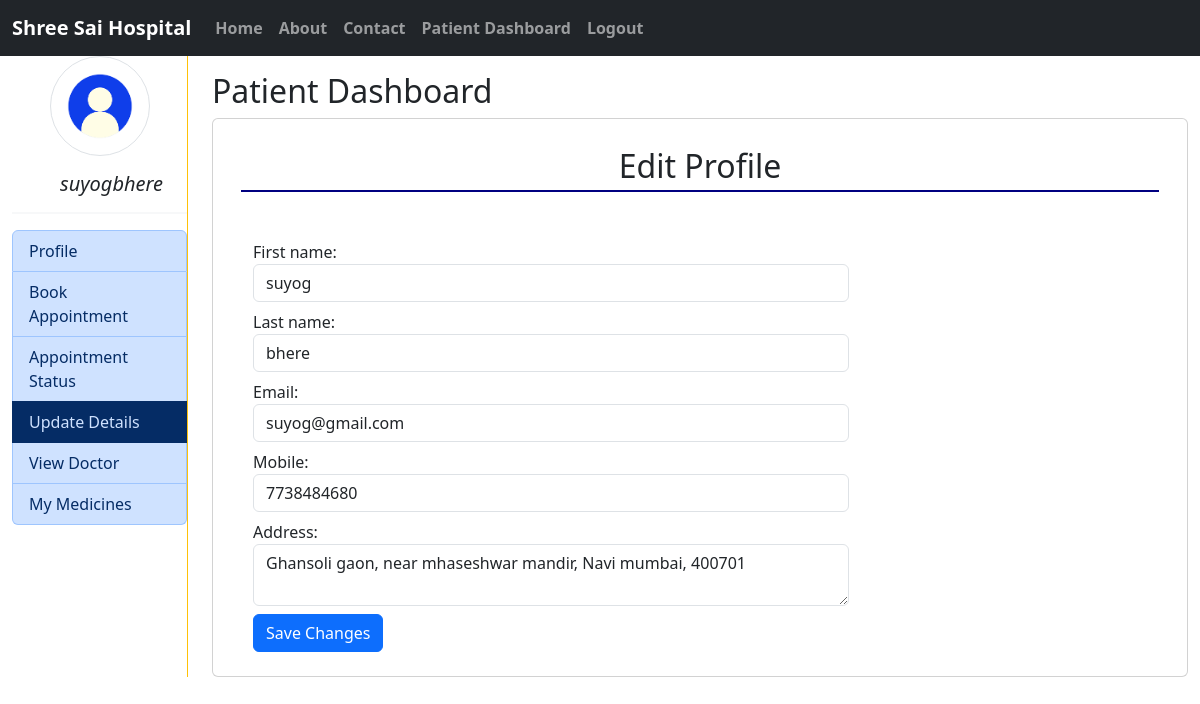
/hms_patient/edit_profile/ (signed in), run on the app's committed database.
### hms/models.py (models this page shows, shortened)
class User(AbstractBaseUser,PermissionsMixin):
    first_name= models.CharField(max_length=250)
    last_name= models.CharField(max_length=250)
    email= models.EmailField(unique=True)
    mobile= models.CharField(max_length=10)
    is_active=models.BooleanField(default=True)
    is_staff=models.BooleanField(default=False)
    is_patient=models.BooleanField(default=False)
    is_doctor=models.BooleanField(default=False)
    gender = models.CharField(choices=Gender_choice,max_length=100)
    USERNAME_FIELD = 'email'
    REQUIRED_FIELDS = ['mobile']
    object = CustomUserManager()

class Patient(models.Model):
    user = models.OneToOneField(User, on_delete=models.CASCADE)
    P_ID = models.AutoField(primary_key=True)
    Address = models.CharField(max_length=255, null=True)

### hms_patient/views.py (the view)
# urls.py: path('edit_profile/',views.Edit_Patient_Profile,name='edit_patient_profile'),
def Edit_Patient_Profile(request):
    user = request.user  # Logged-in user
    if not user.is_patient:  # Restrict access to patients only
        return redirect('unauthorized')  # Redirect if not a patient
    patient = Patient.objects.get(user=user)  # Get the related Patient model instance
    if request.method == 'POST':
        form = PatientUpdateForm(request.POST, instance=user, patient=patient)
        if form.is_valid():
            form.save(user_instance=user, patient_instance=patient)
            messages.success(request,'Patient detail updated successfully!!')
            return redirect('Patient_Profile')  # Redirect to dashboard on success
    else:
        form = PatientUpdateForm(instance=user, patient=patient)
    return render(request, 'hms_patient/edit_profile.html', {'form': form})

### hms_patient/forms.py (shortened to what this page needs)
class PatientUpdateForm(forms.ModelForm):
    Address = forms.CharField(required=False, max_length=255,widget=forms.Textarea(attrs={
        'class':'form-control', 'rows':'2',
    }))
    class Meta:
        model = User
        fields = ['first_name', 'last_name', 'email', 'mobile']  # Fields from User model
        widgets={"first_name":forms.TextInput(attrs={"class":"form-control"}),
                 "last_name":forms.TextInput(attrs={"class":"form-control"}),
                 "email":forms.EmailInput(attrs={"class":"form-control",'readonly': 'readonly'}),
                 "mobile":forms.NumberInput(attrs={"class":"form-control"}),
                 }
    def __init__(self, *args, **kwargs):
        patient = kwargs.pop('patient', None)  # Accept the Patient instance
        super().__init__(*args, **kwargs)
        if patient:
            self.fields['Address'].initial = patient.Address

### hms_patient/templates/hms_patient/edit_profile.html (shortened to what this page needs)
{% extends 'hms_patient/patient_index.html' %}
{% load static %}
{% block patient  %}
<div>
    <h2>Patient Dashboard</h2>
    <div class="container card">
        <div class="card-body my-2 ">
            {% block PatientHeading %}
            <h2 class="p-1 text-center" style="border-bottom: 2px solid navy;">Edit Profile</h2>
            {% endblock PatientHeading %}
        <div class="container mt-5">
            <div class="col-sm-8 ">
                <form action="" method="POST" novalidate>
                    {% for fm in form %}
                    <div class="mt-2">
                        {{fm.label_tag}} {{fm}}
                    </div>
                    {% endfor %}
                    <input type="submit" value="Save Changes" class=" mt-2 btn btn-primary">
                    <br>
                </form>
            </div>
        </div>
        </div>
    </div>
</div>
{% endblock patient %}

### hms_patient/templates/hms_patient/patient_sidebar.html (shortened to what this page needs)
{% load static %}
<div class="border-end border-warning h-100">
    <center> <img src="{% static 'hms/images/patient_logo.jpg' %}" alt="wallpaper" width="100" class="img-thumbnail rounded-circle"></center>
    <h5 class="ps-5 mt-3"><em>{{request.user.first_name|lower}}{{request.user.last_name|lower}}</em></h5>
    <hr class="border">
    <div class="list-group">
        <a href="{% url 'Patient_Profile' %}" class="list-group-item list-group-item-primary list-group-item-action  {% if request.path == '/hms_patient/Patient_Profile/' %} active {% endif %} ">Profile</a>
        <a href="{% url 'Book_Appointment' %}" class="list-group-item list-group-item-primary list-group-item-action {% if request.path == '/hms_patient/Book_Appointment/' %} active {% endif %} ">Book Appointment</a>
        <a href="{% url 'Patient_My_Appointment' %}" class="list-group-item list-group-item-primary list-group-item-action {% if request.path == '/hms_patient/My_Appointment/' %} active {% endif %}">Appointment Status</a>
        <a href="{% url 'edit_patient_profile' %}" class="list-group-item list-group-item-primary list-group-item-action {% if request.path == '/hms_patient/edit_profile/' %} active {% endif %} ">Update Details</a>
        <a href="{% url 'Doctor_List' %}" class="list-group-item list-group-item-primary list-group-item-action {% if request.path == '/hms_patient/Doctor_List/' %} active {% endif %} ">View Doctor</a>
        <a href="{% url 'My_Medicines' %}" class="list-group-item list-group-item-primary list-group-item-action {% if request.path == '/hms_patient/My_Medicines/' %} active {% endif %}">My Medicines</a>
    </div>
</div>

### data on the page
User: user.first_name "suyog", user.last_name "bhere", form "suyog" "bhere" "suyog@gmail.com" "7738484680"
Patient: form "Ghansoli gaon, near mhaseshwar mandir, Navi mumbai, 400701"

### other printed values
{{ fm.label_tag }} "First name:" "Last name:" "Email:" "Mobile:" "Address:"
